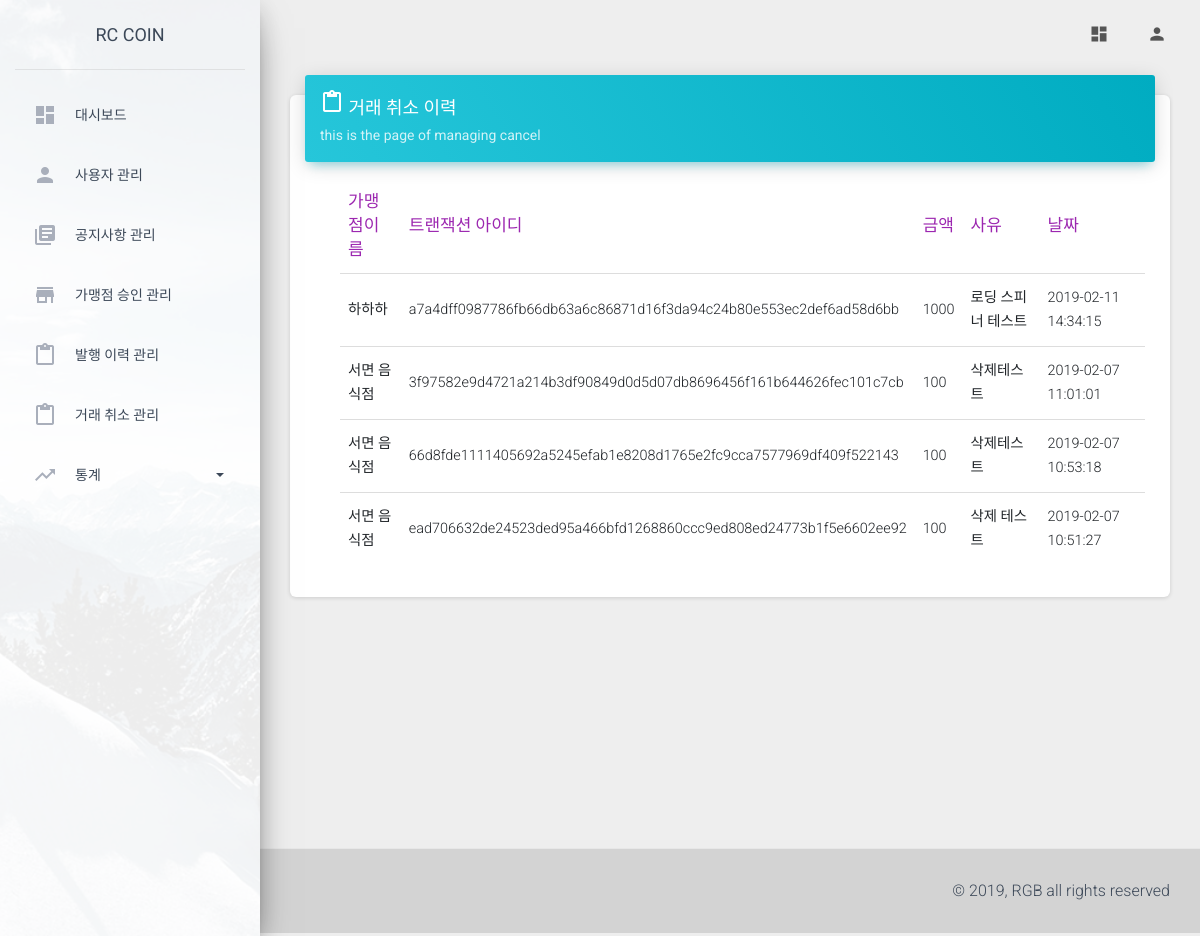
Screenshot of /operate/cancel/ (signed in) with the database file from the repository.
### store/models.py (models this page shows)
@python_2_unicode_compatible
class Store(models.Model):
    name = models.CharField(max_length=100, null=True)
    corporate_number = models.CharField(max_length=12, null=True)
    representative = models.ForeignKey(User, null=True, on_delete=models.CASCADE)
    category = models.ForeignKey(Category, null=True, on_delete=models.CASCADE)
    location = models.ForeignKey(Location, null=True, on_delete=models.CASCADE)
    address = models.CharField(max_length=100, null=True, default='-')
    phone_number = models.CharField(max_length=15, null=True, default='-')
    url = models.CharField(max_length=100, null=True, default='-')
    opening_hour = models.CharField(max_length=2, null=True)
    opening_minute = models.CharField(max_length=2, null=True)
    closing_hour = models.CharField(max_length=2, null=True)
    closing_minute = models.CharField(max_length=2, null=True)
    description = models.TextField(blank=True)
    registered_date = models.DateTimeField(auto_now_add=True, null=True)
    modified_date = models.DateTimeField(auto_now=True)
    status = models.IntegerField(default=1)
    def __str__(self):
        return self.name

### wallet/models.py (models this page shows, shortened)
class Cancellation(models.Model):
    s_id = models.ForeignKey(Store, on_delete=models.CASCADE)
    txHash = models.CharField(max_length=70)
    amount = models.IntegerField(default=0)
    comment = models.TextField(blank=True, null=True)
    removed_date = models.CharField(max_length=20, null=True)

### operate/views.py (the view, shortened to what this page needs)
    def wrapper(*args, **kwargs):
        request = args[0]
        request_url = request.resolver_match.url_name
        key = 'admin_name'
        context = {}
        if key in request.session:
            if bool(request.session['admin_name'] == 'admin_server') & bool(request_url != 'network') & bool(request_url != 'dashboard'):
                return redirect('operate:dashboard')
            elif bool(request.session['admin_name'] == 'admin') & bool(request_url == 'network') & bool(request_url != 'dashboard'):
                return redirect('operate:dashboard')
            else:
                return fn(request)
        else:
            context['main'] = 'main'
            return render(request, 'operate/manage_main.html', {'main': 'main'})

### operate/views.py (called while the page is built, shortened)
def login_required(fn):
    def wrapper(*args, **kwargs):
        request = args[0]
        request_url = request.resolver_match.url_name
        key = 'admin_name'
        context = {}
        if key in request.session:
            if bool(request.session['admin_name'] == 'admin_server') & bool(request_url != 'network') & bool(request_url != 'dashboard'):
                return redirect('operate:dashboard')
            elif bool(request.session['admin_name'] == 'admin') & bool(request_url == 'network') & bool(request_url != 'dashboard'):
                return redirect('operate:dashboard')
            else:
                return fn(request)
        else:
            context['main'] = 'main'
            return render(request, 'operate/manage_main.html', {'main': 'main'})
    return wrapper

@login_required
def cancel(request):
    canceled_data = Cancellation.objects.all().order_by('-removed_date')
    cancel_data = {}
    data_list = []
    for datas in canceled_data:
        data = {}
        data['s_id'] = str(datas.s_id)
        data['txHash'] = datas.txHash
        data['amount'] = datas.amount
        data['comment'] = datas.comment
        data['removed_date'] = datas.removed_date
        data_list.append(data)
    cancel_data['cancel_data'] = data_list
    return render(request, 'operate/manage_cancel.html', (cancel_data))

### operate/templates/operate/manage_cancel.html (shortened to what this page needs)
{% extends './base.html' %}
{% block content %}
<div class="content" style="margin-top: 35px;">
    <div class="container-fluid">
        <div class="row">
        <div class="col-md-12">
            <div class="card">
            <div class="card-header card-header-info">
                <h4 class="card-title "><i class="material-icons">content_paste</i>&nbsp;<strong>거래 취소 이력</strong></h4>
                <p class="card-category">this is the page of managing cancel</p>
            </div>
            <div class="card-body scrollbar scrollbar-primary">
                <div class="table-responsive">
                <table class="table">
                    <thead class=" text-primary">
                        <th>가맹점이름</th>
                        <th>트랜잭션 아이디</th>
                        <th>금액</th>
                        <th>사유</th>
                        <th>날짜</th>
                    </thead>
                    <tbody>
                        {% for data in cancel_data %}
                        <tr class="tag">
                            <td>{{ data.s_id }}</td>
                            <td>{{ data.txHash }}</td>
                            <td>{{ data.amount }}</td>
                            <td>{{ data.comment }}</td>
                            <td>{{ data.removed_date }}</td>
                        </tr>
                        {% endfor %}
                    </tbody>
                </table>
                </div>
            </div>
            </div>
        </div>
        </div>
    </div>
</div>
{% endblock content %}

### operate/templates/operate/base.html (style rules this page uses)
.scrollbar { margin-left: 30px; float: left; height: 400px; width: 96%; background: #fff; overflow-y: scroll; margin-bottom: 35px; }

### rows the page displays
Store: s_id "하하하"
Cancellation: txHash "a7a4dff0987786fb66db63a6c86871d16f3da94c24b80e553ec2def6ad58d6bb", comment "로딩 스피너 테스트", removed_date "2019-02-11 14:34:15"
Store: s_id "서면 음식점" "서면 음식점" "서면 음식점"
Cancellation: txHash "3f97582e9d4721a214b3df90849d0d5d07db8696456f161b644626fec101c7cb", comment "삭제테스트", removed_date "2019-02-07 11:01:01"
Cancellation: txHash "66d8fde1111405692a5245efab1e8208d1765e2fc9cca7577969df409f522143", comment "삭제테스트", removed_date "2019-02-07 10:53:18"
Cancellation: txHash "ead706632de24523ded95a466bfd1268860ccc9ed808ed24773b1f5e6602ee92", comment "삭제 테스트", removed_date "2019-02-07 10:51:27"

### other values shown
{{ data.amount }} "1000" "100" "100" "100"
